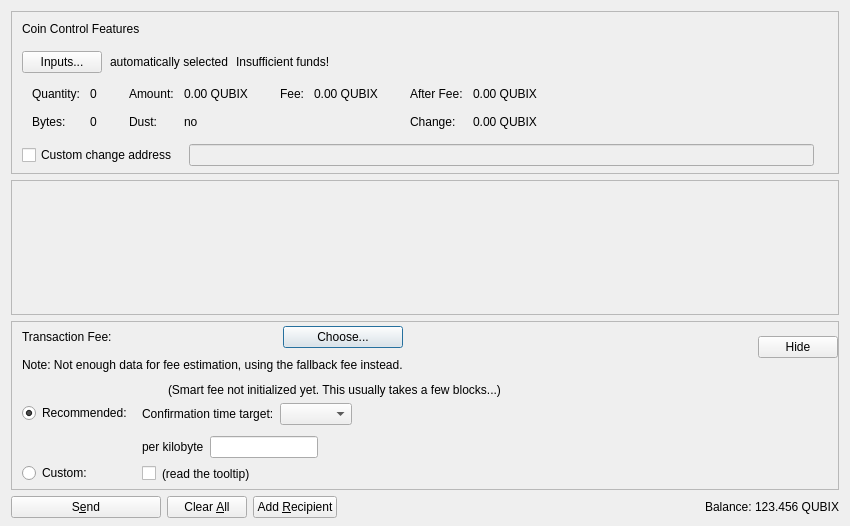
<?xml version="1.0" encoding="UTF-8"?>
<ui version="4.0">
 <class>SendCoinsDialog</class>
 <widget class="QDialog" name="SendCoinsDialog">
  <property name="geometry">
   <rect>
    <x>0</x>
    <y>0</y>
    <width>850</width>
    <height>526</height>
   </rect>
  </property>
  <property name="windowTitle">
   <string>Send Coins</string>
  </property>
  <layout class="QVBoxLayout" name="verticalLayout" stretch="0,1,0,0">
   <property name="bottomMargin">
    <number>8</number>
   </property>
   <item>
    <widget class="QFrame" name="frameCoinControl">
     <property name="sizePolicy">
      <sizepolicy hsizetype="Expanding" vsizetype="Expanding">
       <horstretch>0</horstretch>
       <verstretch>0</verstretch>
      </sizepolicy>
     </property>
     <property name="maximumSize">
      <size>
       <width>16777215</width>
       <height>16777215</height>
      </size>
     </property>
     <property name="frameShape">
      <enum>QFrame::StyledPanel</enum>
     </property>
     <property name="frameShadow">
      <enum>QFrame::Sunken</enum>
     </property>
     <layout class="QVBoxLayout" name="verticalLayoutCoinControl2">
      <property name="spacing">
       <number>0</number>
      </property>
      <property name="leftMargin">
       <number>0</number>
      </property>
      <property name="topMargin">
       <number>0</number>
      </property>
      <property name="rightMargin">
       <number>0</number>
      </property>
      <property name="bottomMargin">
       <number>6</number>
      </property>
      <item>
       <layout class="QVBoxLayout" name="verticalLayoutCoinControl" stretch="0,0,0,0,1">
        <property name="spacing">
         <number>0</number>
        </property>
        <property name="leftMargin">
         <number>10</number>
        </property>
        <property name="topMargin">
         <number>10</number>
        </property>
        <item>
         <layout class="QHBoxLayout" name="horizontalLayoutCoinControl1">
          <property name="bottomMargin">
           <number>15</number>
          </property>
          <item>
           <widget class="QLabel" name="labelCoinControlFeatures">
            <property name="sizePolicy">
             <sizepolicy hsizetype="Preferred" vsizetype="Maximum">
              <horstretch>0</horstretch>
              <verstretch>0</verstretch>
             </sizepolicy>
            </property>
            <property name="text">
             <string>Coin Control Features</string>
            </property>
           </widget>
          </item>
         </layout>
        </item>
        <item>
         <layout class="QHBoxLayout" name="horizontalLayoutCoinControl2" stretch="0,0,0,0">
          <property name="spacing">
           <number>8</number>
          </property>
          <property name="bottomMargin">
           <number>10</number>
          </property>
          <item>
           <widget class="QPushButton" name="pushButtonCoinControl">
            <property name="styleSheet">
             <string notr="true"/>
            </property>
            <property name="text">
             <string>Inputs...</string>
            </property>
            <property name="autoDefault">
             <bool>false</bool>
            </property>
           </widget>
          </item>
          <item>
           <widget class="QLabel" name="labelCoinControlAutomaticallySelected">
            <property name="text">
             <string>automatically selected</string>
            </property>
            <property name="margin">
             <number>5</number>
            </property>
           </widget>
          </item>
          <item>
           <widget class="QLabel" name="labelCoinControlInsuffFunds">
            <property name="text">
             <string>Insufficient funds!</string>
            </property>
            <property name="margin">
             <number>5</number>
            </property>
           </widget>
          </item>
          <item>
           <spacer name="horizontalSpacerCoinControl">
            <property name="orientation">
             <enum>Qt::Horizontal</enum>
            </property>
            <property name="sizeHint" stdset="0">
             <size>
              <width>40</width>
              <height>1</height>
             </size>
            </property>
           </spacer>
          </item>
         </layout>
        </item>
        <item>
         <widget class="QWidget" name="widgetCoinControl" native="true">
          <property name="sizePolicy">
           <sizepolicy hsizetype="Preferred" vsizetype="Preferred">
            <horstretch>0</horstretch>
            <verstretch>0</verstretch>
           </sizepolicy>
          </property>
          <property name="minimumSize">
           <size>
            <width>0</width>
            <height>0</height>
           </size>
          </property>
          <property name="styleSheet">
           <string notr="true"/>
          </property>
          <layout class="QHBoxLayout" name="horizontalLayoutCoinControl5">
           <property name="leftMargin">
            <number>0</number>
           </property>
           <property name="topMargin">
            <number>0</number>
           </property>
           <property name="rightMargin">
            <number>0</number>
           </property>
           <property name="bottomMargin">
            <number>0</number>
           </property>
           <item>
            <layout class="QHBoxLayout" name="horizontalLayoutCoinControl3" stretch="0,0,0,1">
             <property name="spacing">
              <number>20</number>
             </property>
             <property name="topMargin">
              <number>0</number>
             </property>
             <property name="bottomMargin">
              <number>10</number>
             </property>
             <item>
              <layout class="QFormLayout" name="formLayoutCoinControl1">
               <property name="horizontalSpacing">
                <number>10</number>
               </property>
               <property name="verticalSpacing">
                <number>14</number>
               </property>
               <property name="leftMargin">
                <number>10</number>
               </property>
               <property name="topMargin">
                <number>4</number>
               </property>
               <property name="rightMargin">
                <number>6</number>
               </property>
               <item row="0" column="0">
                <widget class="QLabel" name="labelCoinControlQuantityText">
                 <property name="text">
                  <string>Quantity:</string>
                 </property>
                 <property name="margin">
                  <number>0</number>
                 </property>
                </widget>
               </item>
               <item row="0" column="1">
                <widget class="QLabel" name="labelCoinControlQuantity">
                 <property name="cursor">
                  <cursorShape>IBeamCursor</cursorShape>
                 </property>
                 <property name="contextMenuPolicy">
                  <enum>Qt::ActionsContextMenu</enum>
                 </property>
                 <property name="text">
                  <string notr="true">0</string>
                 </property>
                 <property name="margin">
                  <number>0</number>
                 </property>
                 <property name="textInteractionFlags">
                  <set>Qt::LinksAccessibleByMouse|Qt::TextSelectableByKeyboard|Qt::TextSelectableByMouse</set>
                 </property>
                </widget>
               </item>
               <item row="1" column="0">
                <widget class="QLabel" name="labelCoinControlBytesText">
                 <property name="text">
                  <string>Bytes:</string>
                 </property>
                </widget>
               </item>
               <item row="1" column="1">
                <widget class="QLabel" name="labelCoinControlBytes">
                 <property name="cursor">
                  <cursorShape>IBeamCursor</cursorShape>
                 </property>
                 <property name="contextMenuPolicy">
                  <enum>Qt::ActionsContextMenu</enum>
                 </property>
                 <property name="text">
                  <string notr="true">0</string>
                 </property>
                 <property name="textInteractionFlags">
                  <set>Qt::LinksAccessibleByMouse|Qt::TextSelectableByKeyboard|Qt::TextSelectableByMouse</set>
                 </property>
                </widget>
               </item>
              </layout>
             </item>
             <item>
              <layout class="QFormLayout" name="formLayoutCoinControl2">
               <property name="horizontalSpacing">
                <number>10</number>
               </property>
               <property name="verticalSpacing">
                <number>14</number>
               </property>
               <property name="leftMargin">
                <number>6</number>
               </property>
               <property name="topMargin">
                <number>4</number>
               </property>
               <property name="rightMargin">
                <number>6</number>
               </property>
               <item row="0" column="0">
                <widget class="QLabel" name="labelCoinControlAmountText">
                 <property name="text">
                  <string>Amount:</string>
                 </property>
                 <property name="margin">
                  <number>0</number>
                 </property>
                </widget>
               </item>
               <item row="0" column="1">
                <widget class="QLabel" name="labelCoinControlAmount">
                 <property name="cursor">
                  <cursorShape>IBeamCursor</cursorShape>
                 </property>
                 <property name="contextMenuPolicy">
                  <enum>Qt::ActionsContextMenu</enum>
                 </property>
                 <property name="text">
                  <string notr="true">0.00 QUBIX</string>
                 </property>
                 <property name="textInteractionFlags">
                  <set>Qt::LinksAccessibleByMouse|Qt::TextSelectableByKeyboard|Qt::TextSelectableByMouse</set>
                 </property>
                </widget>
               </item>
               <item row="1" column="0">
                <widget class="QLabel" name="labelCoinControlLowOutputText">
                 <property name="text">
                  <string>Dust:</string>
                 </property>
                </widget>
               </item>
               <item row="1" column="1">
                <widget class="QLabel" name="labelCoinControlLowOutput">
                 <property name="cursor">
                  <cursorShape>IBeamCursor</cursorShape>
                 </property>
                 <property name="contextMenuPolicy">
                  <enum>Qt::ActionsContextMenu</enum>
                 </property>
                 <property name="text">
                  <string notr="true">no</string>
                 </property>
                 <property name="textInteractionFlags">
                  <set>Qt::LinksAccessibleByMouse|Qt::TextSelectableByKeyboard|Qt::TextSelectableByMouse</set>
                 </property>
                </widget>
               </item>
              </layout>
             </item>
             <item>
              <layout class="QFormLayout" name="formLayoutCoinControl3">
               <property name="horizontalSpacing">
                <number>10</number>
               </property>
               <property name="verticalSpacing">
                <number>14</number>
               </property>
               <property name="leftMargin">
                <number>6</number>
               </property>
               <property name="topMargin">
                <number>4</number>
               </property>
               <property name="rightMargin">
                <number>6</number>
               </property>
               <item row="0" column="0">
                <widget class="QLabel" name="labelCoinControlFeeText">
                 <property name="text">
                  <string>Fee:</string>
                 </property>
                 <property name="margin">
                  <number>0</number>
                 </property>
                </widget>
               </item>
               <item row="0" column="1">
                <widget class="QLabel" name="labelCoinControlFee">
                 <property name="cursor">
                  <cursorShape>IBeamCursor</cursorShape>
                 </property>
                 <property name="contextMenuPolicy">
                  <enum>Qt::ActionsContextMenu</enum>
                 </property>
                 <property name="text">
                  <string notr="true">0.00 QUBIX</string>
                 </property>
                 <property name="textInteractionFlags">
                  <set>Qt::LinksAccessibleByMouse|Qt::TextSelectableByKeyboard|Qt::TextSelectableByMouse</set>
                 </property>
                </widget>
               </item>
              </layout>
             </item>
             <item>
              <layout class="QFormLayout" name="formLayoutCoinControl4">
               <property name="horizontalSpacing">
                <number>10</number>
               </property>
               <property name="verticalSpacing">
                <number>14</number>
               </property>
               <property name="leftMargin">
                <number>6</number>
               </property>
               <property name="topMargin">
                <number>4</number>
               </property>
               <property name="rightMargin">
                <number>6</number>
               </property>
               <item row="0" column="0">
                <widget class="QLabel" name="labelCoinControlAfterFeeText">
                 <property name="text">
                  <string>After Fee:</string>
                 </property>
                 <property name="margin">
                  <number>0</number>
                 </property>
                </widget>
               </item>
               <item row="0" column="1">
                <widget class="QLabel" name="labelCoinControlAfterFee">
                 <property name="cursor">
                  <cursorShape>IBeamCursor</cursorShape>
                 </property>
                 <property name="contextMenuPolicy">
                  <enum>Qt::ActionsContextMenu</enum>
                 </property>
                 <property name="text">
                  <string notr="true">0.00 QUBIX</string>
                 </property>
                 <property name="textInteractionFlags">
                  <set>Qt::LinksAccessibleByMouse|Qt::TextSelectableByKeyboard|Qt::TextSelectableByMouse</set>
                 </property>
                </widget>
               </item>
               <item row="1" column="0">
                <widget class="QLabel" name="labelCoinControlChangeText">
                 <property name="text">
                  <string>Change:</string>
                 </property>
                </widget>
               </item>
               <item row="1" column="1">
                <widget class="QLabel" name="labelCoinControlChange">
                 <property name="cursor">
                  <cursorShape>IBeamCursor</cursorShape>
                 </property>
                 <property name="contextMenuPolicy">
                  <enum>Qt::ActionsContextMenu</enum>
                 </property>
                 <property name="text">
                  <string notr="true">0.00 QUBIX</string>
                 </property>
                 <property name="textInteractionFlags">
                  <set>Qt::LinksAccessibleByMouse|Qt::TextSelectableByKeyboard|Qt::TextSelectableByMouse</set>
                 </property>
                </widget>
               </item>
              </layout>
             </item>
            </layout>
           </item>
          </layout>
         </widget>
        </item>
        <item>
         <layout class="QHBoxLayout" name="horizontalLayoutCoinControl4" stretch="0,0,0">
          <property name="spacing">
           <number>12</number>
          </property>
          <property name="sizeConstraint">
           <enum>QLayout::SetDefaultConstraint</enum>
          </property>
          <property name="topMargin">
           <number>5</number>
          </property>
          <property name="rightMargin">
           <number>5</number>
          </property>
          <item>
           <widget class="QCheckBox" name="checkBoxCoinControlChange">
            <property name="toolTip">
             <string>If this is activated, but the change address is empty or invalid, change will be sent to a newly generated address.</string>
            </property>
            <property name="text">
             <string>Custom change address</string>
            </property>
           </widget>
          </item>
          <item>
           <widget class="QValidatedLineEdit" name="lineEditCoinControlChange">
            <property name="enabled">
             <bool>false</bool>
            </property>
            <property name="sizePolicy">
             <sizepolicy hsizetype="Expanding" vsizetype="Fixed">
              <horstretch>0</horstretch>
              <verstretch>0</verstretch>
             </sizepolicy>
            </property>
           </widget>
          </item>
          <item>
           <widget class="QLabel" name="labelCoinControlChangeLabel">
            <property name="sizePolicy">
             <sizepolicy hsizetype="Preferred" vsizetype="Expanding">
              <horstretch>0</horstretch>
              <verstretch>0</verstretch>
             </sizepolicy>
            </property>
            <property name="minimumSize">
             <size>
              <width>0</width>
              <height>0</height>
             </size>
            </property>
            <property name="text">
             <string/>
            </property>
            <property name="margin">
             <number>3</number>
            </property>
           </widget>
          </item>
         </layout>
        </item>
        <item>
         <spacer name="verticalSpacerCoinControl">
          <property name="orientation">
           <enum>Qt::Vertical</enum>
          </property>
          <property name="sizeHint" stdset="0">
           <size>
            <width>800</width>
            <height>1</height>
           </size>
          </property>
         </spacer>
        </item>
       </layout>
      </item>
     </layout>
    </widget>
   </item>
   <item>
    <widget class="QScrollArea" name="scrollArea">
     <property name="widgetResizable">
      <bool>true</bool>
     </property>
     <widget class="QWidget" name="scrollAreaWidgetContents">
      <property name="geometry">
       <rect>
        <x>0</x>
        <y>0</y>
        <width>830</width>
        <height>104</height>
       </rect>
      </property>
      <layout class="QVBoxLayout" name="verticalLayout_2" stretch="0,1">
       <property name="leftMargin">
        <number>0</number>
       </property>
       <property name="topMargin">
        <number>0</number>
       </property>
       <property name="rightMargin">
        <number>0</number>
       </property>
       <property name="bottomMargin">
        <number>0</number>
       </property>
       <item>
        <layout class="QVBoxLayout" name="entries">
         <property name="spacing">
          <number>6</number>
         </property>
        </layout>
       </item>
       <item>
        <spacer name="verticalSpacer">
         <property name="orientation">
          <enum>Qt::Vertical</enum>
         </property>
         <property name="sizeHint" stdset="0">
          <size>
           <width>20</width>
           <height>40</height>
          </size>
         </property>
        </spacer>
       </item>
      </layout>
     </widget>
    </widget>
   </item>
   <item>
    <widget class="QFrame" name="frameFee">
     <property name="sizePolicy">
      <sizepolicy hsizetype="Expanding" vsizetype="Expanding">
       <horstretch>0</horstretch>
       <verstretch>0</verstretch>
      </sizepolicy>
     </property>
     <property name="maximumSize">
      <size>
       <width>16777215</width>
       <height>16777215</height>
      </size>
     </property>
     <property name="frameShape">
      <enum>QFrame::StyledPanel</enum>
     </property>
     <property name="frameShadow">
      <enum>QFrame::Sunken</enum>
     </property>
     <layout class="QVBoxLayout" name="verticalLayoutFee1">
      <property name="spacing">
       <number>0</number>
      </property>
      <property name="leftMargin">
       <number>0</number>
      </property>
      <property name="topMargin">
       <number>0</number>
      </property>
      <property name="rightMargin">
       <number>0</number>
      </property>
      <property name="bottomMargin">
       <number>0</number>
      </property>
      <item>
       <layout class="QVBoxLayout" name="verticalLayoutFee2" stretch="0,0,0">
        <property name="spacing">
         <number>0</number>
        </property>
        <property name="leftMargin">
         <number>10</number>
        </property>
        <property name="topMargin">
         <number>0</number>
        </property>
        <item>
         <layout class="QHBoxLayout" name="horizontalLayoutFee1">
          <property name="bottomMargin">
           <number>0</number>
          </property>
          <item>
           <layout class="QVBoxLayout" name="verticalLayoutFee7">
            <property name="spacing">
             <number>0</number>
            </property>
            <item>
             <spacer name="verticalSpacerSmartFee">
              <property name="orientation">
               <enum>Qt::Vertical</enum>
              </property>
              <property name="sizeType">
               <enum>QSizePolicy::Fixed</enum>
              </property>
              <property name="sizeHint" stdset="0">
               <size>
                <width>1</width>
                <height>4</height>
               </size>
              </property>
             </spacer>
            </item>
            <item>
             <layout class="QHBoxLayout" name="horizontalLayoutSmartFee">
              <property name="spacing">
               <number>10</number>
              </property>
              <item>
               <widget class="QLabel" name="labelFeeHeadline">
                <property name="sizePolicy">
                 <sizepolicy hsizetype="Preferred" vsizetype="Maximum">
                  <horstretch>0</horstretch>
                  <verstretch>0</verstretch>
                 </sizepolicy>
                </property>
                <property name="text">
                 <string>Transaction Fee:</string>
                </property>
               </widget>
              </item>
              <item>
               <widget class="QLabel" name="labelFeeMinimized">
                <property name="text">
                 <string/>
                </property>
               </widget>
              </item>
              <item>
               <widget class="QPushButton" name="buttonChooseFee">
                <property name="text">
                 <string>Choose...</string>
                </property>
               </widget>
              </item>
             </layout>
            </item>
            <item>
             <spacer name="verticalSpacer_7">
              <property name="orientation">
               <enum>Qt::Vertical</enum>
              </property>
              <property name="sizeHint" stdset="0">
               <size>
                <width>1</width>
                <height>10</height>
               </size>
              </property>
             </spacer>
            </item>
            <item>
             <widget class="QLabel" name="fallbackFeeWarningLabel">
              <property name="toolTip">
               <string>Using the fallbackfee can result in sending a transaction that will take several hours or days (or never) to confirm. Consider choosing your fee manually or wait until you have validated the complete chain.</string>
              </property>
              <property name="text">
               <string>Note: Not enough data for fee estimation, using the fallback fee instead.</string>
              </property>
              <property name="wordWrap">
               <bool>false</bool>
              </property>
             </widget>
            </item>
            <item>
             <spacer name="verticalSpacer_5">
              <property name="orientation">
               <enum>Qt::Vertical</enum>
              </property>
              <property name="sizeHint" stdset="0">
               <size>
                <width>1</width>
                <height>1</height>
               </size>
              </property>
             </spacer>
            </item>
           </layout>
          </item>
          <item>
           <spacer name="horizontalSpacer_4">
            <property name="orientation">
             <enum>Qt::Horizontal</enum>
            </property>
            <property name="sizeHint" stdset="0">
             <size>
              <width>1</width>
              <height>1</height>
             </size>
            </property>
           </spacer>
          </item>
          <item>
           <widget class="QPushButton" name="buttonMinimizeFee">
            <property name="toolTip">
             <string>collapse fee-settings</string>
            </property>
            <property name="text">
             <string>Hide</string>
            </property>
           </widget>
          </item>
         </layout>
        </item>
        <item>
         <widget class="QFrame" name="frameFeeSelection">
          <layout class="QVBoxLayout" name="verticalLayoutFee12">
           <property name="spacing">
            <number>0</number>
           </property>
           <property name="leftMargin">
            <number>0</number>
           </property>
           <property name="topMargin">
            <number>0</number>
           </property>
           <property name="rightMargin">
            <number>0</number>
           </property>
           <property name="bottomMargin">
            <number>0</number>
           </property>
           <item>
            <layout class="QGridLayout" name="gridLayoutFee">
             <property name="topMargin">
              <number>10</number>
             </property>
             <property name="bottomMargin">
              <number>4</number>
             </property>
             <property name="horizontalSpacing">
              <number>10</number>
             </property>
             <property name="verticalSpacing">
              <number>4</number>
             </property>
             <item row="1" column="1">
              <layout class="QVBoxLayout" name="verticalLayoutFee8">
               <property name="spacing">
                <number>6</number>
               </property>
               <property name="topMargin">
                <number>3</number>
               </property>
               <item>
                <layout class="QHBoxLayout" name="horizontalLayoutFee13" stretch="0,0,1">
                 <item>
                  <widget class="QLabel" name="labelCustomPerKilobyte">
                   <property name="toolTip">
                    <string>If the custom fee is set to 1000 ruffs and the transaction is only 250 bytes, then &quot;per kilobyte&quot; only pays 250 ruffs in fee,&lt;br /&gt;while &quot;at least&quot; pays 1000 ruffs. For transactions bigger than a kilobyte both pay by kilobyte.</string>
                   </property>
                   <property name="text">
                    <string>per kilobyte</string>
                   </property>
                  </widget>
                 </item>
                 <item>
                  <widget class="BitcoinAmountField" name="customFee"/>
                 </item>
                 <item>
                  <spacer name="horizontalSpacer_6">
                   <property name="orientation">
                    <enum>Qt::Horizontal</enum>
                   </property>
                   <property name="sizeHint" stdset="0">
                    <size>
                     <width>1</width>
                     <height>1</height>
                    </size>
                   </property>
                  </spacer>
                 </item>
                </layout>
               </item>
               <item>
                <layout class="QHBoxLayout" name="horizontalLayoutFee8">
                 <item>
                  <widget class="QCheckBox" name="checkBoxMinimumFee">
                   <property name="toolTip">
                    <string>Paying only the minimum fee is just fine as long as there is less transaction volume than space in the blocks.&lt;br /&gt;But be aware that this can end up in a never confirming transaction once there is more demand for qubix transactions than the network can process.</string>
                   </property>
                   <property name="text">
                    <string/>
                   </property>
                  </widget>
                 </item>
                 <item>
                  <widget class="QLabel" name="labelMinFeeWarning">
                   <property name="enabled">
                    <bool>true</bool>
                   </property>
                   <property name="toolTip">
                    <string>Paying only the minimum fee is just fine as long as there is less transaction volume than space in the blocks.&lt;br /&gt;But be aware that this can end up in a never confirming transaction once there is more demand for qubix transactions than the network can process.</string>
                   </property>
                   <property name="text">
                    <string>(read the tooltip)</string>
                   </property>
                   <property name="margin">
                    <number>5</number>
                   </property>
                  </widget>
                 </item>
                 <item>
                  <spacer name="horizontalSpacer_2">
                   <property name="orientation">
                    <enum>Qt::Horizontal</enum>
                   </property>
                   <property name="sizeHint" stdset="0">
                    <size>
                     <width>1</width>
                     <height>1</height>
                    </size>
                   </property>
                  </spacer>
                 </item>
                </layout>
               </item>
              </layout>
             </item>
             <item row="0" column="0">
              <layout class="QVBoxLayout" name="verticalLayoutFee4" stretch="0,1">
               <property name="topMargin">
                <number>20</number>
               </property>
               <property name="bottomMargin">
                <number>3</number>
               </property>
               <item>
                <widget class="QRadioButton" name="radioSmartFee">
                 <property name="text">
                  <string>Recommended:</string>
                 </property>
                 <property name="checked">
                  <bool>true</bool>
                 </property>
                 <attribute name="buttonGroup">
                  <string notr="true">groupFee</string>
                 </attribute>
                </widget>
               </item>
               <item>
                <spacer name="verticalSpacer_2">
                 <property name="orientation">
                  <enum>Qt::Vertical</enum>
                 </property>
                 <property name="sizeHint" stdset="0">
                  <size>
                   <width>1</width>
                   <height>1</height>
                  </size>
                 </property>
                </spacer>
               </item>
              </layout>
             </item>
             <item row="1" column="0">
              <layout class="QVBoxLayout" name="verticalLayoutFee9" stretch="0,1">
               <property name="topMargin">
                <number>30</number>
               </property>
               <item>
                <widget class="QRadioButton" name="radioCustomFee">
                 <property name="text">
                  <string>Custom:</string>
                 </property>
                 <attribute name="buttonGroup">
                  <string notr="true">groupFee</string>
                 </attribute>
                </widget>
               </item>
               <item>
                <spacer name="verticalSpacer_6">
                 <property name="orientation">
                  <enum>Qt::Vertical</enum>
                 </property>
                 <property name="sizeHint" stdset="0">
                  <size>
                   <width>1</width>
                   <height>1</height>
                  </size>
                 </property>
                </spacer>
               </item>
              </layout>
             </item>
             <item row="0" column="1">
              <layout class="QVBoxLayout" name="verticalLayoutFee3" stretch="0,0,1">
               <property name="spacing">
                <number>6</number>
               </property>
               <property name="topMargin">
                <number>0</number>
               </property>
               <property name="bottomMargin">
                <number>3</number>
               </property>
               <item>
                <layout class="QHBoxLayout" name="horizontalLayoutFee12">
                 <item>
                  <widget class="QLabel" name="labelSmartFee">
                   <property name="text">
                    <string/>
                   </property>
                   <property name="margin">
                    <number>2</number>
                   </property>
                  </widget>
                 </item>
                 <item>
                  <widget class="QLabel" name="labelFeeEstimation">
                   <property name="text">
                    <string/>
                   </property>
                  </widget>
                 </item>
                 <item>
                  <widget class="QLabel" name="labelSmartFee2">
                   <property name="text">
                    <string>(Smart fee not initialized yet. This usually takes a few blocks...)</string>
                   </property>
                   <property name="margin">
                    <number>2</number>
                   </property>
                  </widget>
                 </item>
                 <item>
                  <spacer name="horizontalSpacer_5">
                   <property name="orientation">
                    <enum>Qt::Horizontal</enum>
                   </property>
                   <property name="sizeHint" stdset="0">
                    <size>
                     <width>1</width>
                     <height>1</height>
                    </size>
                   </property>
                  </spacer>
                 </item>
                </layout>
               </item>
               <item>
                <layout class="QHBoxLayout" name="horizontalLayoutFee9">
                 <item>
                  <layout class="QVBoxLayout" name="verticalLayoutFee6">
                   <item>
                    <widget class="QLabel" name="labelSmartFee3">
                     <property name="text">
                      <string>Confirmation time target:</string>
                     </property>
                     <property name="margin">
                      <number>2</number>
                     </property>
                    </widget>
                   </item>
                  </layout>
                 </item>
                 <item>
                  <layout class="QVBoxLayout" name="verticalLayoutFee5">
                   <property name="rightMargin">
                    <number>30</number>
                   </property>
                   <item>
                    <layout class="QHBoxLayout" name="horizontalLayoutConfTarget">
                     <property name="bottomMargin">
                      <number>0</number>
                     </property>
                     <item>
                      <widget class="QComboBox" name="confTargetSelector"/>
                     </item>
                     <item>
                      <spacer name="horizontalSpacerConfTarget">
                       <property name="orientation">
                        <enum>Qt::Horizontal</enum>
                       </property>
                       <property name="sizeHint" stdset="0">
                        <size>
                         <width>40</width>
                         <height>20</height>
                        </size>
                       </property>
                      </spacer>
                     </item>
                    </layout>
                   </item>
                  </layout>
                 </item>
                </layout>
               </item>
               <item>
                <spacer name="verticalSpacer_4">
                 <property name="orientation">
                  <enum>Qt::Vertical</enum>
                 </property>
                 <property name="sizeHint" stdset="0">
                  <size>
                   <width>1</width>
                   <height>1</height>
                  </size>
                 </property>
                </spacer>
               </item>
              </layout>
             </item>
            </layout>
           </item>
          </layout>
         </widget>
        </item>
        <item>
         <spacer name="verticalSpacerFee">
          <property name="orientation">
           <enum>Qt::Vertical</enum>
          </property>
          <property name="sizeHint" stdset="0">
           <size>
            <width>800</width>
            <height>1</height>
           </size>
          </property>
         </spacer>
        </item>
       </layout>
      </item>
     </layout>
    </widget>
   </item>
   <item>
    <layout class="QHBoxLayout" name="horizontalLayout">
     <item>
      <widget class="QPushButton" name="sendButton">
       <property name="minimumSize">
        <size>
         <width>150</width>
         <height>0</height>
        </size>
       </property>
       <property name="toolTip">
        <string>Confirm the send action</string>
       </property>
       <property name="text">
        <string>S&amp;end</string>
       </property>
       <property name="autoDefault">
        <bool>false</bool>
       </property>
       <property name="default">
        <bool>false</bool>
       </property>
      </widget>
     </item>
     <item>
      <widget class="QPushButton" name="clearButton">
       <property name="sizePolicy">
        <sizepolicy hsizetype="Minimum" vsizetype="Fixed">
         <horstretch>0</horstretch>
         <verstretch>0</verstretch>
        </sizepolicy>
       </property>
       <property name="toolTip">
        <string>Clear all fields of the form.</string>
       </property>
       <property name="text">
        <string>Clear &amp;All</string>
       </property>
       <property name="autoDefault">
        <bool>false</bool>
       </property>
      </widget>
     </item>
     <item>
      <widget class="QPushButton" name="addButton">
       <property name="toolTip">
        <string>Send to multiple recipients at once</string>
       </property>
       <property name="text">
        <string>Add &amp;Recipient</string>
       </property>
       <property name="autoDefault">
        <bool>false</bool>
       </property>
      </widget>
     </item>
     <item>
      <spacer name="horizontalSpacer">
       <property name="orientation">
        <enum>Qt::Horizontal</enum>
       </property>
       <property name="sizeHint" stdset="0">
        <size>
         <width>40</width>
         <height>20</height>
        </size>
       </property>
      </spacer>
     </item>
     <item>
      <layout class="QHBoxLayout" name="horizontalLayout_2">
       <property name="spacing">
        <number>3</number>
       </property>
       <item>
        <widget class="QLabel" name="labelBalanceText">
         <property name="text">
          <string>Balance:</string>
         </property>
        </widget>
       </item>
       <item>
        <widget class="QLabel" name="labelBalance">
         <property name="sizePolicy">
          <sizepolicy hsizetype="Preferred" vsizetype="Preferred">
           <horstretch>0</horstretch>
           <verstretch>0</verstretch>
          </sizepolicy>
         </property>
         <property name="cursor">
          <cursorShape>IBeamCursor</cursorShape>
         </property>
         <property name="text">
          <string notr="true">123.456 QUBIX</string>
         </property>
         <property name="textInteractionFlags">
          <set>Qt::LinksAccessibleByMouse|Qt::TextSelectableByKeyboard|Qt::TextSelectableByMouse</set>
         </property>
        </widget>
       </item>
      </layout>
     </item>
    </layout>
   </item>
  </layout>
 </widget>
 <customwidgets>
  <customwidget>
   <class>QValidatedLineEdit</class>
   <extends>QLineEdit</extends>
   <header>qt/qvalidatedlineedit.h</header>
  </customwidget>
  <customwidget>
   <class>BitcoinAmountField</class>
   <extends>QLineEdit</extends>
   <header>qt/bitcoinamountfield.h</header>
   <container>1</container>
  </customwidget>
 </customwidgets>
 <resources>
  <include location="../qubix.qrc"/>
 </resources>
 <connections/>
 <buttongroups>
  <buttongroup name="groupFee"/>
 </buttongroups>
</ui>
